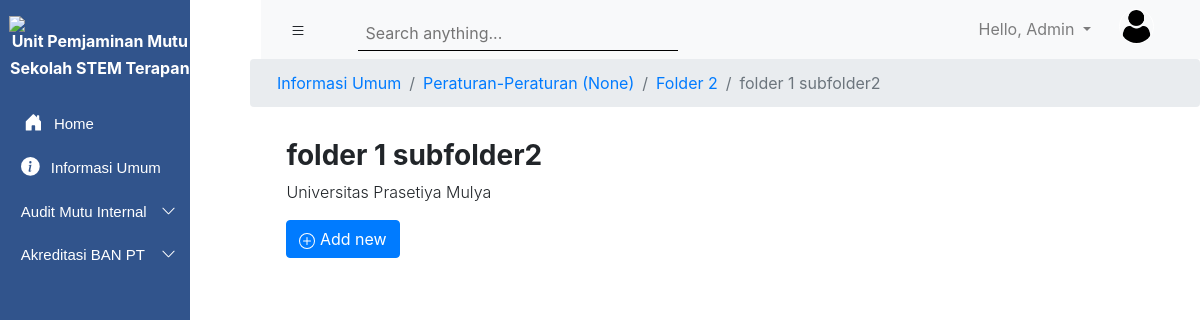
Page /subfileinformasiumum1/2/ (signed in) on the earlier database version.
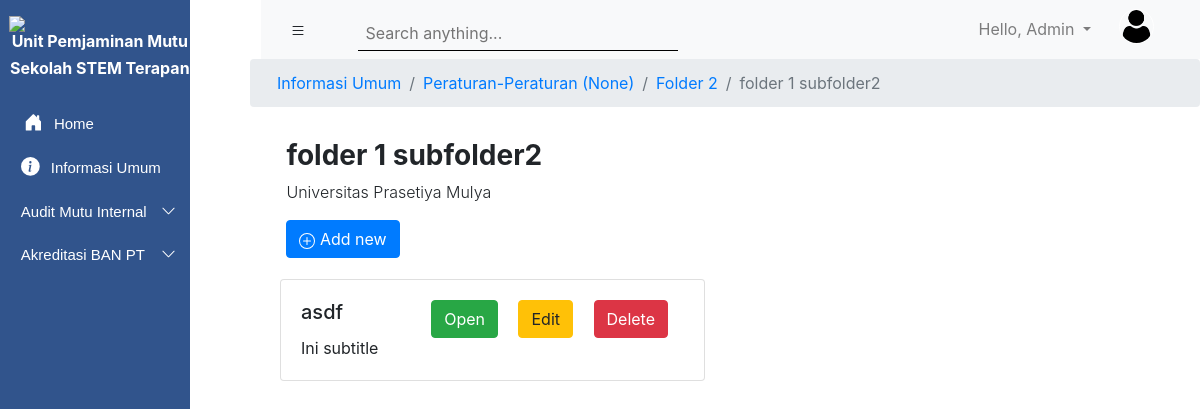
Same page on the later database version.
### upmsite/models.py (models this page shows, shortened)
class SubFile02(models.Model):
    nama_file = models.CharField(max_length=250)
    nama_folder = models.ForeignKey(SubFolder02, on_delete=models.CASCADE)
    file_attachment = models.FileField()

### upmsite/views.py (the view)
# urls.py: path('subfileinformasiumum1/<int:pk>/', views_upmsite.SubFileInformasiUmum1, name="sub_file_informasi_umum1"),
def SubFileInformasiUmum1(request, pk):
    roles = request.user.roles
    prodi = request.user.prodi
    semua_prodi = models_account.ProgramStudi.objects.all()
    subfile2 = models.SubFile02.objects.filter(nama_folder__id = pk)
    pkjudul = pkjuduldef()
    judul = models.Folder.objects.get(id = pkjudul)
    pkjudul1 = pkjuduldef1()
    judul1 = models.SubFolder01.objects.get(id = pkjudul1)
    judul2 = models.SubFolder02.objects.get(id = pk)
    global pkjudul2
    pkjudul2 = pk
    context = {
        'roles': roles,
        'prodi': prodi,
        'semua_prodi': semua_prodi,
        'subfile2': subfile2,
        'judul': judul,
        'pkjudul': pkjudul,
        'judul1': judul1,
        'pkjudul1': pkjudul1,
        'judul2': judul2,
        'pk' : pk,
    }
    return render(request, 'InformasiUmum/SubFileInformasiUmum1.html', context)

### upmsite/models.py (called while the page is built)
    def __str__(self):
        return '{} ({})'.format(self.nama_folder, self.nama_prodi)

### upmsite/views.py (called while the page is built)
def pkjuduldef():
    return pkjudul

def pkjuduldef1():
    return pkjudul1

### Templates/InformasiUmum/SubFileInformasiUmum1.html (shortened to what this page needs)
{% extends 'main.html' %}
{% load static %}
{% block content %}
<section>
  <nav aria-label="breadcrumb">
      <ol class="breadcrumb">
        <li class="breadcrumb-item"><a href="{% url 'Informasi_Umum' %}">Informasi Umum</a></li>
        <li class="breadcrumb-item active" aria-current="page"><a href="{% url 'sub_informasi_umum' pkjudul %}">{{judul}}</a></li>
        <li class="breadcrumb-item active" aria-current="page"><a href="{% url 'sub_folder_informasi_umum1' pkjudul1 %}">{{judul1.nama_folder}}</a></li>
        <li class="breadcrumb-item active" aria-current="page" href="">{{judul2.nama_folder}}</li>
      </ol>
  </nav>
</section>
  <section class="page-title" style="margin-left: 17.9rem; ">
      <h3 class="font-weight-bold">{{judul2.nama_folder}}</h3>
      <p class="font-weight-light">Universitas Prasetiya Mulya</p>
      {% if roles == 'Admin' %}
      <a class="btn btn-primary" href="{% url 'AddSubFile_02' pk %}">
          Add new
      </a>
      {% endif %}
  </section>
  <section class="folder-card">
    <div class="box-inside">
    <div class="row">
      {% for file in subfile2 %}
      <div class="col-sm-6" data-role="card-menus">
        <div class="card card3">
          <div class="card-body">
            <div class="card-inside">
                <div class="card-text-inside">
                    <h5 class="card-title">{{file.nama_file}}</h5>
                    <p class="card-text">Ini subtitle</p>
                </div>
                <div>
                    <a href="{% static file.file_attachment.url %}" class="btn btn-success mr-3 btn-card-menu">Open</a>
                    {% if roles == 'Admin' %}
                      <a href="{% url 'UpdateSubFile_02' pk=file.id %}" class="btn btn-warning mr-3 btn-card-menu">Edit</a>
                      <a href="{% url 'DeleteSubFile_02' pk=file.id %}" class="btn btn-danger mr-3 btn-card-menu">Delete</a>
                    {% endif %}
                </div>
            </div>
          </div>
        </div>
      </div>
      {% endfor %}
    </div>
    </div>
  </section>
{% endblock %}

Differences in the rows shown:
added SubFile02: nama_file "asdf"
